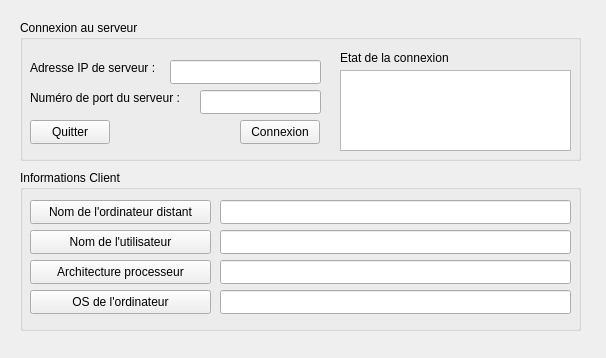
<?xml version="1.0" encoding="UTF-8"?>
<ui version="4.0">
 <class>ClientWidget</class>
 <widget class="QWidget" name="ClientWidget">
  <property name="geometry">
   <rect>
    <x>0</x>
    <y>0</y>
    <width>606</width>
    <height>358</height>
   </rect>
  </property>
  <property name="windowTitle">
   <string>ClientWidget</string>
  </property>
  <widget class="QGroupBox" name="groupBoxConnexionServeur">
   <property name="geometry">
    <rect>
     <x>20</x>
     <y>20</y>
     <width>561</width>
     <height>141</height>
    </rect>
   </property>
   <property name="title">
    <string>Connexion au serveur</string>
   </property>
   <widget class="QLabel" name="label">
    <property name="geometry">
     <rect>
      <x>10</x>
      <y>40</y>
      <width>151</width>
      <height>16</height>
     </rect>
    </property>
    <property name="text">
     <string>Adresse IP de serveur :</string>
    </property>
   </widget>
   <widget class="QLineEdit" name="lineEditIpServeur">
    <property name="geometry">
     <rect>
      <x>150</x>
      <y>40</y>
      <width>151</width>
      <height>24</height>
     </rect>
    </property>
   </widget>
   <widget class="QLabel" name="label_2">
    <property name="geometry">
     <rect>
      <x>10</x>
      <y>70</y>
      <width>181</width>
      <height>16</height>
     </rect>
    </property>
    <property name="text">
     <string>Numéro de port du serveur :</string>
    </property>
   </widget>
   <widget class="QLineEdit" name="lineEditPortServeur">
    <property name="geometry">
     <rect>
      <x>180</x>
      <y>70</y>
      <width>121</width>
      <height>24</height>
     </rect>
    </property>
   </widget>
   <widget class="QLabel" name="label_3">
    <property name="geometry">
     <rect>
      <x>320</x>
      <y>30</y>
      <width>131</width>
      <height>16</height>
     </rect>
    </property>
    <property name="text">
     <string>Etat de la connexion</string>
    </property>
   </widget>
   <widget class="QTextEdit" name="textEdit">
    <property name="geometry">
     <rect>
      <x>320</x>
      <y>50</y>
      <width>231</width>
      <height>81</height>
     </rect>
    </property>
   </widget>
   <widget class="QPushButton" name="pushButtonQuitter">
    <property name="geometry">
     <rect>
      <x>10</x>
      <y>100</y>
      <width>80</width>
      <height>24</height>
     </rect>
    </property>
    <property name="text">
     <string>Quitter</string>
    </property>
   </widget>
   <widget class="QPushButton" name="pushButtonConnexion">
    <property name="geometry">
     <rect>
      <x>220</x>
      <y>100</y>
      <width>80</width>
      <height>24</height>
     </rect>
    </property>
    <property name="text">
     <string>Connexion</string>
    </property>
   </widget>
  </widget>
  <widget class="QGroupBox" name="groupBox">
   <property name="geometry">
    <rect>
     <x>20</x>
     <y>170</y>
     <width>561</width>
     <height>161</height>
    </rect>
   </property>
   <property name="title">
    <string>Informations Client</string>
   </property>
   <widget class="QPushButton" name="pushButtonOrdinateur">
    <property name="geometry">
     <rect>
      <x>10</x>
      <y>30</y>
      <width>181</width>
      <height>24</height>
     </rect>
    </property>
    <property name="text">
     <string>Nom de l'ordinateur distant</string>
    </property>
   </widget>
   <widget class="QPushButton" name="pushButtonUtilisateur">
    <property name="geometry">
     <rect>
      <x>10</x>
      <y>60</y>
      <width>181</width>
      <height>24</height>
     </rect>
    </property>
    <property name="text">
     <string>Nom de l'utilisateur</string>
    </property>
   </widget>
   <widget class="QPushButton" name="pushButtonArchitecture">
    <property name="geometry">
     <rect>
      <x>10</x>
      <y>90</y>
      <width>181</width>
      <height>24</height>
     </rect>
    </property>
    <property name="text">
     <string>Architecture processeur</string>
    </property>
   </widget>
   <widget class="QPushButton" name="pushButtonOs">
    <property name="geometry">
     <rect>
      <x>10</x>
      <y>120</y>
      <width>181</width>
      <height>24</height>
     </rect>
    </property>
    <property name="text">
     <string>OS de l'ordinateur</string>
    </property>
   </widget>
   <widget class="QLineEdit" name="lineEditOrdinateur">
    <property name="geometry">
     <rect>
      <x>200</x>
      <y>30</y>
      <width>351</width>
      <height>24</height>
     </rect>
    </property>
   </widget>
   <widget class="QLineEdit" name="lineEditUtilisateur">
    <property name="geometry">
     <rect>
      <x>200</x>
      <y>60</y>
      <width>351</width>
      <height>24</height>
     </rect>
    </property>
   </widget>
   <widget class="QLineEdit" name="lineEditArchitecture">
    <property name="geometry">
     <rect>
      <x>200</x>
      <y>90</y>
      <width>351</width>
      <height>24</height>
     </rect>
    </property>
   </widget>
   <widget class="QLineEdit" name="lineEditOs">
    <property name="geometry">
     <rect>
      <x>200</x>
      <y>120</y>
      <width>351</width>
      <height>24</height>
     </rect>
    </property>
   </widget>
  </widget>
 </widget>
 <resources/>
 <connections>
  <connection>
   <sender>pushButtonQuitter</sender>
   <signal>clicked()</signal>
   <receiver>ClientWidget</receiver>
   <slot>close()</slot>
   <hints>
    <hint type="sourcelabel">
     <x>78</x>
     <y>130</y>
    </hint>
    <hint type="destinationlabel">
     <x>215</x>
     <y>11</y>
    </hint>
   </hints>
  </connection>
 </connections>
</ui>
